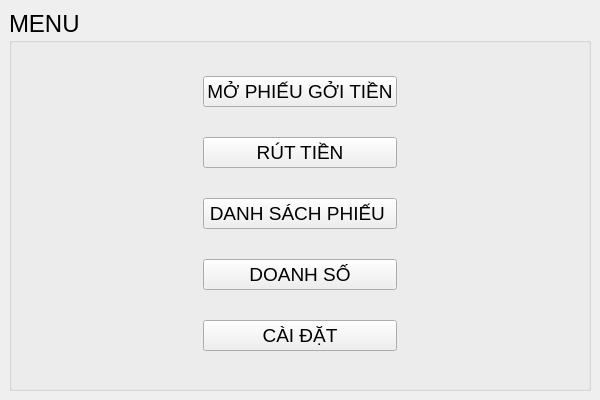
<?xml version="1.0" encoding="UTF-8"?>
<ui version="4.0">
 <class>MainWindow</class>
 <widget class="QMainWindow" name="MainWindow">
  <property name="geometry">
   <rect>
    <x>0</x>
    <y>0</y>
    <width>600</width>
    <height>400</height>
   </rect>
  </property>
  <property name="windowTitle">
   <string/>
  </property>
  <widget class="QWidget" name="centralwidget">
   <layout class="QHBoxLayout" name="horizontalLayout_2">
    <item>
     <widget class="QGroupBox" name="groupBox">
      <property name="font">
       <font>
        <pointsize>18</pointsize>
       </font>
      </property>
      <property name="title">
       <string>MENU</string>
      </property>
      <layout class="QHBoxLayout" name="horizontalLayout_3">
       <item>
        <layout class="QHBoxLayout" name="horizontalLayout">
         <item>
          <spacer name="horizontalSpacer_2">
           <property name="orientation">
            <enum>Qt::Horizontal</enum>
           </property>
           <property name="sizeHint" stdset="0">
            <size>
             <width>40</width>
             <height>20</height>
            </size>
           </property>
          </spacer>
         </item>
         <item>
          <layout class="QVBoxLayout" name="verticalLayout">
           <item>
            <widget class="QPushButton" name="pushButton_2">
             <property name="font">
              <font>
               <pointsize>14</pointsize>
              </font>
             </property>
             <property name="text">
              <string>MỞ PHIẾU GỞI TIỀN</string>
             </property>
            </widget>
           </item>
           <item>
            <widget class="QPushButton" name="pushButton_3">
             <property name="font">
              <font>
               <pointsize>14</pointsize>
              </font>
             </property>
             <property name="text">
              <string>RÚT TIỀN</string>
             </property>
            </widget>
           </item>
           <item>
            <widget class="QPushButton" name="pushButton_4">
             <property name="font">
              <font>
               <pointsize>14</pointsize>
              </font>
             </property>
             <property name="text">
              <string>DANH SÁCH PHIẾU </string>
             </property>
            </widget>
           </item>
           <item>
            <widget class="QPushButton" name="pushButton_6">
             <property name="font">
              <font>
               <pointsize>14</pointsize>
              </font>
             </property>
             <property name="text">
              <string>DOANH SỐ</string>
             </property>
            </widget>
           </item>
           <item>
            <widget class="QPushButton" name="CAIDAT">
             <property name="font">
              <font>
               <pointsize>14</pointsize>
              </font>
             </property>
             <property name="text">
              <string>CÀI ĐẶT</string>
             </property>
            </widget>
           </item>
          </layout>
         </item>
         <item>
          <spacer name="horizontalSpacer">
           <property name="orientation">
            <enum>Qt::Horizontal</enum>
           </property>
           <property name="sizeType">
            <enum>QSizePolicy::Expanding</enum>
           </property>
           <property name="sizeHint" stdset="0">
            <size>
             <width>40</width>
             <height>20</height>
            </size>
           </property>
          </spacer>
         </item>
        </layout>
       </item>
      </layout>
     </widget>
    </item>
   </layout>
  </widget>
 </widget>
 <resources/>
 <connections/>
</ui>
